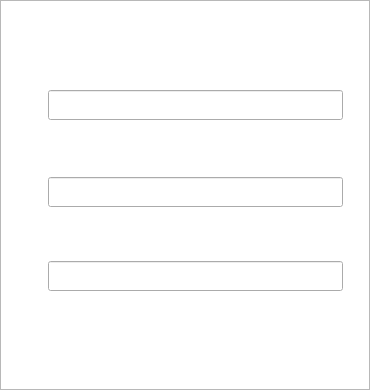
<?xml version="1.0" encoding="UTF-8"?>
<ui version="4.0">
 <class>MainWindow</class>
 <widget class="QMainWindow" name="MainWindow">
  <property name="geometry">
   <rect>
    <x>0</x>
    <y>0</y>
    <width>370</width>
    <height>390</height>
   </rect>
  </property>
  <property name="minimumSize">
   <size>
    <width>370</width>
    <height>390</height>
   </size>
  </property>
  <property name="maximumSize">
   <size>
    <width>370</width>
    <height>390</height>
   </size>
  </property>
  <property name="windowTitle">
   <string>MainWindow</string>
  </property>
  <widget class="QWidget" name="centralwidget">
   <widget class="QGraphicsView" name="graphicsView">
    <property name="geometry">
     <rect>
      <x>0</x>
      <y>0</y>
      <width>370</width>
      <height>390</height>
     </rect>
    </property>
    <property name="minimumSize">
     <size>
      <width>370</width>
      <height>390</height>
     </size>
    </property>
    <property name="maximumSize">
     <size>
      <width>370</width>
      <height>390</height>
     </size>
    </property>
    <property name="styleSheet">
     <string notr="true">background-image: url(:/img/regi_win.png); background-position: center; background-repeat: no-repeat;</string>
    </property>
   </widget>
   <widget class="QPushButton" name="btn_log">
    <property name="geometry">
     <rect>
      <x>200</x>
      <y>320</y>
      <width>151</width>
      <height>42</height>
     </rect>
    </property>
    <property name="styleSheet">
     <string notr="true">#btn_log {border:none; 	background-image: url(:/img/btn_reg.png); background-position: center; background-repeat: no-repeat;}

#btn_log:hover {border:none; 	background-image:url(:/img/btn_reg_hover.png); background-position: center; background-repeat: no-repeat;}

#btn_log:pressed {border:none; 	background-image: url(:/img/btn_reg_press.png); background-position: center; background-repeat: no-repeat;}




/*background-image: url(:/img/push_btn.jpg);  background-position: center; background-repeat: no-repeat;}*/</string>
    </property>
    <property name="text">
     <string/>
    </property>
   </widget>
   <widget class="QLineEdit" name="setlog">
    <property name="geometry">
     <rect>
      <x>48</x>
      <y>90</y>
      <width>295</width>
      <height>30</height>
     </rect>
    </property>
   </widget>
   <widget class="QLineEdit" name="setpass">
    <property name="geometry">
     <rect>
      <x>48</x>
      <y>177</y>
      <width>295</width>
      <height>30</height>
     </rect>
    </property>
   </widget>
   <widget class="QLineEdit" name="setconfirm">
    <property name="geometry">
     <rect>
      <x>48</x>
      <y>261</y>
      <width>295</width>
      <height>30</height>
     </rect>
    </property>
   </widget>
  </widget>
 </widget>
 <resources>
  <include location="img/src2.qrc"/>
 </resources>
 <connections/>
</ui>
